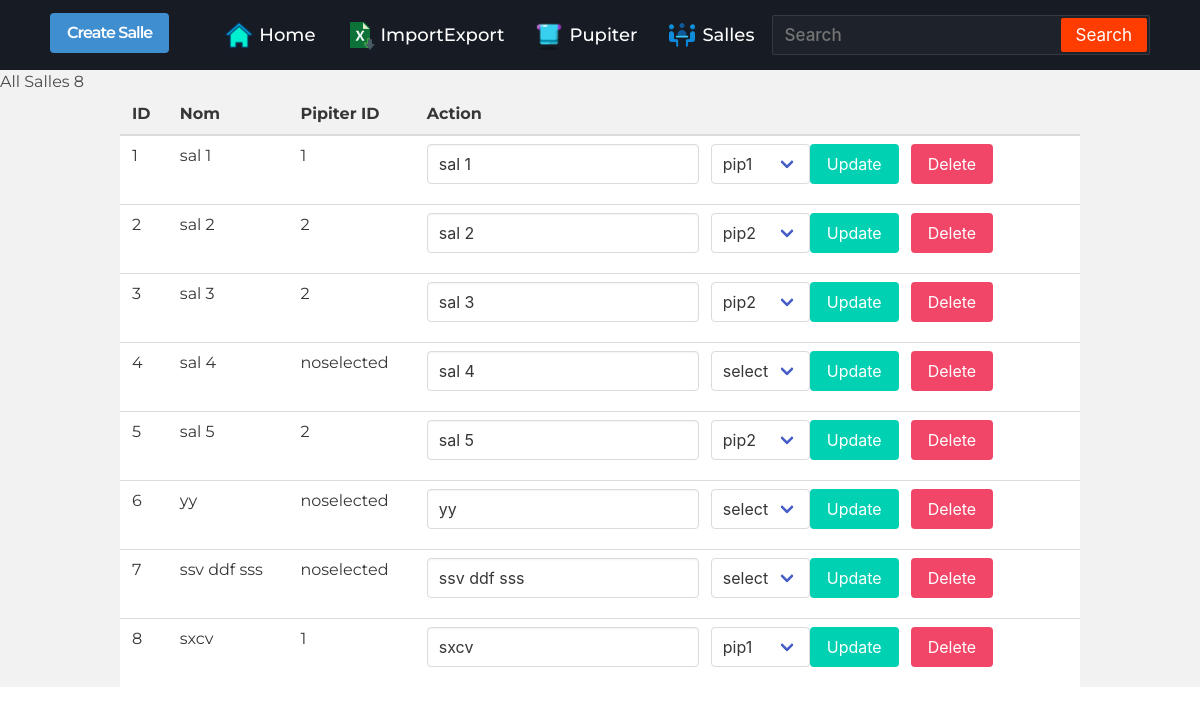
/views/salle.php, run on the app's committed database.
### tables this page shows
CREATE TABLE salle (
        ID INTEGER PRIMARY KEY AUTOINCREMENT,
        Nom VARCHAR(255),
        pipiterid VARCHAR(255)
    );

CREATE TABLE pipiter (
        ID INTEGER PRIMARY KEY AUTOINCREMENT,
        Nom VARCHAR(255)
    );

### controller/SalleController.php (called while the page is built, shortened)
<?php
class SalleController {
    private $pdo;
    public function __construct($database_file) {
        try {
            $this->pdo = new PDO("sqlite:$database_file");
            $this->pdo->setAttribute(PDO::ATTR_ERRMODE, PDO::ERRMODE_EXCEPTION);
        } catch (PDOException $e) {
            die("Error: " . $e->getMessage());
        }
    }
    public function getAllSalles() {
        try {
            $sql = "SELECT * FROM salle";
            $stmt = $this->pdo->query($sql);
            return $stmt->fetchAll(PDO::FETCH_ASSOC);
        } catch (PDOException $e) {
            return "Error retrieving salles: " . $e->getMessage();
        }
    }
}
?>

### controller/PipiterController.php (called while the page is built, shortened)
<?php
class PipiterController {
    private $pdo;
    public function __construct($database_file) {
        try {
            $this->pdo = new PDO("sqlite:$database_file");
            $this->pdo->setAttribute(PDO::ATTR_ERRMODE, PDO::ERRMODE_EXCEPTION);
        } catch (PDOException $e) {
            die("Error: " . $e->getMessage());
        }
    }
    public function getAllPipiters() {
        try {
            $sql = "SELECT * FROM pipiter";
            $stmt = $this->pdo->query($sql);
            return $stmt->fetchAll(PDO::FETCH_ASSOC);
        } catch (PDOException $e) {
            return "Error retrieving pipiters: " . $e->getMessage();
        }
    }
}
?>

### views/salle.php (the view, shortened to what this page needs)
<!DOCTYPE html>
<html lang="en">
<head>
    <link rel="stylesheet" href="./../public/style/alertify.min.css" />
     <link rel="stylesheet" href="./../public/style/themes/default.min.css" />
     <link rel="stylesheet" href="./../public/style/nav.css">
    <link rel="stylesheet" href="./../public/style/bulma.css">
    <link rel="stylesheet" href="./../public/style/app.css">
    <link rel="stylesheet" href="./../public/style/jqurysmodal.css" />
    <?php
require_once "./../controller/SalleController.php";
require_once "./../controller/PipiterController.php";
$database_file = './../db/db.db';
$salleController = new SalleController($database_file);
$pipiterController = new PipiterController($database_file);
$pipiters = $pipiterController->getAllPipiters();
$salles = $salleController->getAllSalles();
?>
</head>
<body>
<nav>
         <div class="logo">
         <p><a href="#showuSallesermodal" class="button is-info" rel="modal:open">Create Salle</a></p>
         </div>
         <div class="nav-items">
         <li><a href="./../index.php"><img src="./../public/asset/ico/home.png" alt="" srcset=""><span>Home</span></a></li>
            <li><a href="./packupmanager.php"><img src="./../public/asset/ico/exportimport.png" alt="" srcset=""><span>ImportExport</span></a></li>
            <li><a href="./pipiter.php"><img src="./../public/asset/ico/pipiter.png" alt="" srcset=""><span>Pupiter</span></a></li>
            <li><a href="./salle.php"><img src="./../public/asset/ico/salle.png" alt="" srcset=""><span>Salles</span></a></li>
                    </div>
         <form method="get" action="./../index.php">
            <input  type="text" id="search" name="search" class="search-data" placeholder="Search" >
              <button class="fas fa-search" type="submit" name="search_user">Search</button>
</form>
      </nav>
<h2>All Salles <?php echo count( $salles) ?></h2>
<table class="table is-fullwidth container" >
    <thead>
        <tr>
            <th>ID</th>
            <th>Nom</th>
            <th>Pipiter ID</th>
            <th>Action</th>
        </tr>
    </thead>
    <tbody>
        <?php foreach ($salles as $salle): ?>
        <tr>
            <td><?php echo $salle['ID']; ?></td>
            <td><?php echo $salle['Nom']; ?></td>
            <td><?php echo $salle['pipiterid']; ?></td>
            <td>
                <form method="post">
                    <div class="field is-grouped">
                        <div class="control">
                            <input class="input" type="text" name="Nom" value="<?php echo $salle['Nom']; ?>">
                        </div>
                        <div class="field">
        <div class="control">
        <div class="select">
            <select  id="pipiterid" name="pipiterid">
                <option value="noselected">select</option>
                <?php
                foreach ($pipiters as $pipiter) :  ?>
                    <option  <?php if($pipiter['ID']==$salle['pipiterid']){echo "selected" ;} ?> value="<?php echo $pipiter['ID']; ?>"><?php echo $pipiter['Nom']; ?></option>
                <?php endforeach; ?>
            </select>
        </div>
       </div>
    </div>
                        <div class="control">
                            <button type="submit" name="update_salle" class="button is-primary">Update</button>
                        </div>
                        <div class="control">
                            <button type="submit" name="delete_salle" class="button is-danger">Delete</button>
                        </div>
                    </div>
                </form>
            </td>
        </tr>
        <?php endforeach; ?>
    </tbody>
</table>
</body>
</html>

### public/style/nav.css (style rules this page uses)
* { margin: 0; padding: 0; outline: none; box-sizing: border-box; font-family: 'Montserrat', sans-serif; }
body { background: #f2f2f2; }
nav { background: #171c24; display: flex; flex-wrap: wrap; align-items: center; justify-content: space-between; height: 70px; padding: 0 100px; }
nav .logo { color: #fff; font-size: 30px; font-weight: 600; letter-spacing: -1px; }
nav .nav-items { display: flex; flex: 1; padding: 0 0 0 40px; }
nav .nav-items li { list-style: none; padding: 0 15px; }
nav .nav-items li a { color: #fff; font-size: 18px; font-weight: 500; text-decoration: none; }
nav form { display: flex; height: 40px; padding: 2px; background: #1e232b; min-width: 18%!important; border-radius: 2px; border: 1px solid rgba(155,155,155,0.2); }
nav form .search-data { width: 100%; height: 100%; padding: 0 10px; color: #fff; font-size: 17px; border: none; font-weight: 500; background: none; }
nav form button { padding: 0 15px; color: #fff; font-size: 17px; background: #ff3d00; border: none; border-radius: 2px; cursor: pointer; }
@media (max-width: 1245px) { nav { padding: 0 50px; } }

### views/salle.php (style rules this page uses)
table { border-collapse: collapse; width: 100%; }
th, td { border: 1px solid #dddddd; text-align: left; padding: 8px; }
th { background-color: #f2f2f2; }
.nav-items li a { display: flex; align-items: center; gap: 5px; }
li a img { width: 30px; }

### data on the page
salle: ID "1", Nom "sal 1", pipiterid "1", pipiterid "pip1"
salle: ID "2", Nom "sal 2", pipiterid "2", pipiterid "pip2"
salle: ID "3", Nom "sal 3", pipiterid "2", pipiterid "pip2"
salle: ID "4", Nom "sal 4", pipiterid "noselected"
salle: ID "5", Nom "sal 5", pipiterid "2", pipiterid "pip2"
salle: ID "6", Nom "yy", pipiterid "noselected"
salle: ID "7", Nom "ssv ddf sss", pipiterid "noselected"
salle: ID "8", Nom "sxcv", pipiterid "1", pipiterid "pip1"

### other printed values
count( $salles) "8"
